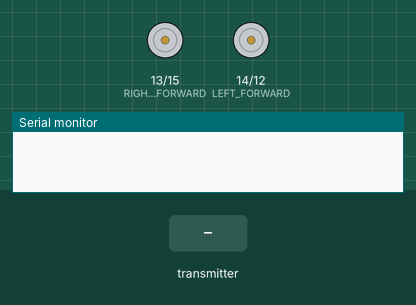
The sketch below on a simulated ESP8266 (NodeMCU). Shown: motor-driver pin pairs drawn as motors (green arrow = first pin HIGH = forward, orange = second pin HIGH = backward, longer = more drive), the last lines printed to the serial monitor. The test bench sets the inputs (shaded band).

Above: at 1.2 s.
1.3 s: the transmitter starts sending command = forward
At 2.5 s:
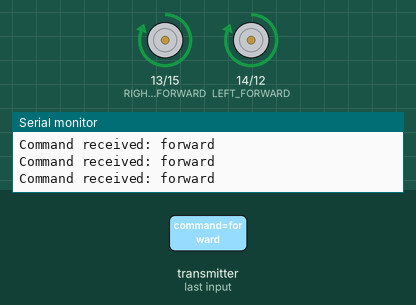
2.8 s: the transmitter starts sending command = backward
At 3.7 s:
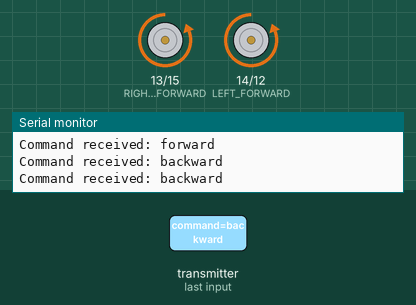
4.3 s: the transmitter starts sending command = left
At 4.8 s:
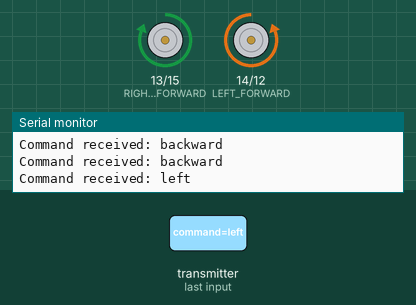
5.8 s: the transmitter starts sending command = right
At 7.1 s:
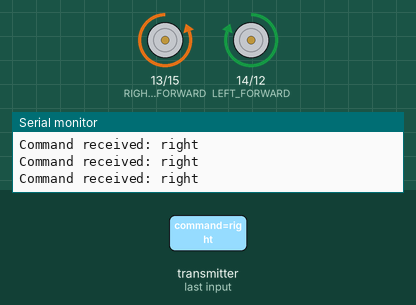
Timing chart, 0 to 8.3 s (numbered marks = the images above; inputs shaded):
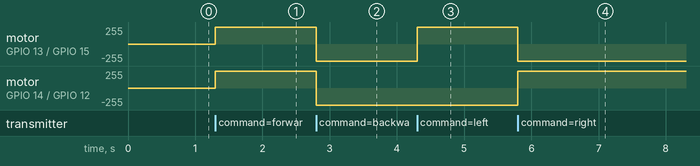

The sketch:

receiver.ino
```cpp
#include <ESP8266WiFi.h>
#include <espnow.h>

#define LEFT_FORWARD 14
#define LEFT_BACKWARD 12
#define RIGHT_FORWARD 13
#define RIGHT_BACKWARD 15

typedef struct struct_message {
  char command[10];
} struct_message;

struct_message myData;

void setup() {
  Serial.begin(9600);
  WiFi.mode(WIFI_STA);

  pinMode(LEFT_FORWARD, OUTPUT);
  pinMode(LEFT_BACKWARD, OUTPUT);
  pinMode(RIGHT_FORWARD, OUTPUT);
  pinMode(RIGHT_BACKWARD, OUTPUT);

  if (esp_now_init() != ERR_OK) {
    Serial.println("Error initializing ESP-NOW");
    return;
  }

  esp_now_set_self_role(ESP_NOW_ROLE_SLAVE);
  esp_now_register_recv_cb(onDataRecv);
}

void onDataRecv(uint8_t * mac, uint8_t *incomingData, uint8_t len) {
  memcpy(&myData, incomingData, sizeof(myData));
  Serial.print("Command received: ");
  Serial.println(myData.command);

  if (strcmp(myData.command, "forward") == 0)
    moveForward();
  else if (strcmp(myData.command, "backward") == 0)
    moveBackward();
  else if (strcmp(myData.command, "left") == 0)
    turnLeft();
  else if (strcmp(myData.command, "right") == 0)
    turnRight();
  else
    stopMotors();
}

void moveForward() {
  digitalWrite(LEFT_FORWARD, HIGH);
  digitalWrite(LEFT_BACKWARD, LOW);
  digitalWrite(RIGHT_FORWARD, HIGH);
  digitalWrite(RIGHT_BACKWARD, LOW);
}

void moveBackward() {
  digitalWrite(LEFT_FORWARD, LOW);
  digitalWrite(LEFT_BACKWARD, HIGH);
  digitalWrite(RIGHT_FORWARD, LOW);
  digitalWrite(RIGHT_BACKWARD, HIGH);
}

void turnLeft() {
  digitalWrite(LEFT_FORWARD, LOW);
  digitalWrite(LEFT_BACKWARD, HIGH);
  digitalWrite(RIGHT_FORWARD, HIGH);
  digitalWrite(RIGHT_BACKWARD, LOW);
}

void turnRight() {
  digitalWrite(LEFT_FORWARD, HIGH);
  digitalWrite(LEFT_BACKWARD, LOW);
  digitalWrite(RIGHT_FORWARD, LOW);
  digitalWrite(RIGHT_BACKWARD, HIGH);
}

void stopMotors() {
  digitalWrite(LEFT_FORWARD, LOW);
  digitalWrite(LEFT_BACKWARD, LOW);
  digitalWrite(RIGHT_FORWARD, LOW);
  digitalWrite(RIGHT_BACKWARD, LOW);
}

void loop() {}
```

Measured:
- after the input at 1.3 s, motor on GPIO 13 (RIGHT_FORWARD) / GPIO 15 (RIGHT_BACKWARD), motor on GPIO 14 (LEFT_FORWARD) / GPIO 12 (LEFT_BACKWARD): stopped → forward 255/255 at once
- after the input at 2.8 s, motor on GPIO 13 (RIGHT_FORWARD) / GPIO 15 (RIGHT_BACKWARD), motor on GPIO 14 (LEFT_FORWARD) / GPIO 12 (LEFT_BACKWARD): forward 255/255 → backward 255/255 at once
- after the input at 4.3 s, motor on GPIO 13 (RIGHT_FORWARD) / GPIO 15 (RIGHT_BACKWARD): backward 255/255 → forward 255/255 at once
- after the input at 5.8 s, motor on GPIO 13 (RIGHT_FORWARD) / GPIO 15 (RIGHT_BACKWARD): forward 255/255 → backward 255/255 at once; motor on GPIO 14 (LEFT_FORWARD) / GPIO 12 (LEFT_BACKWARD): backward 255/255 → forward 255/255 at once
